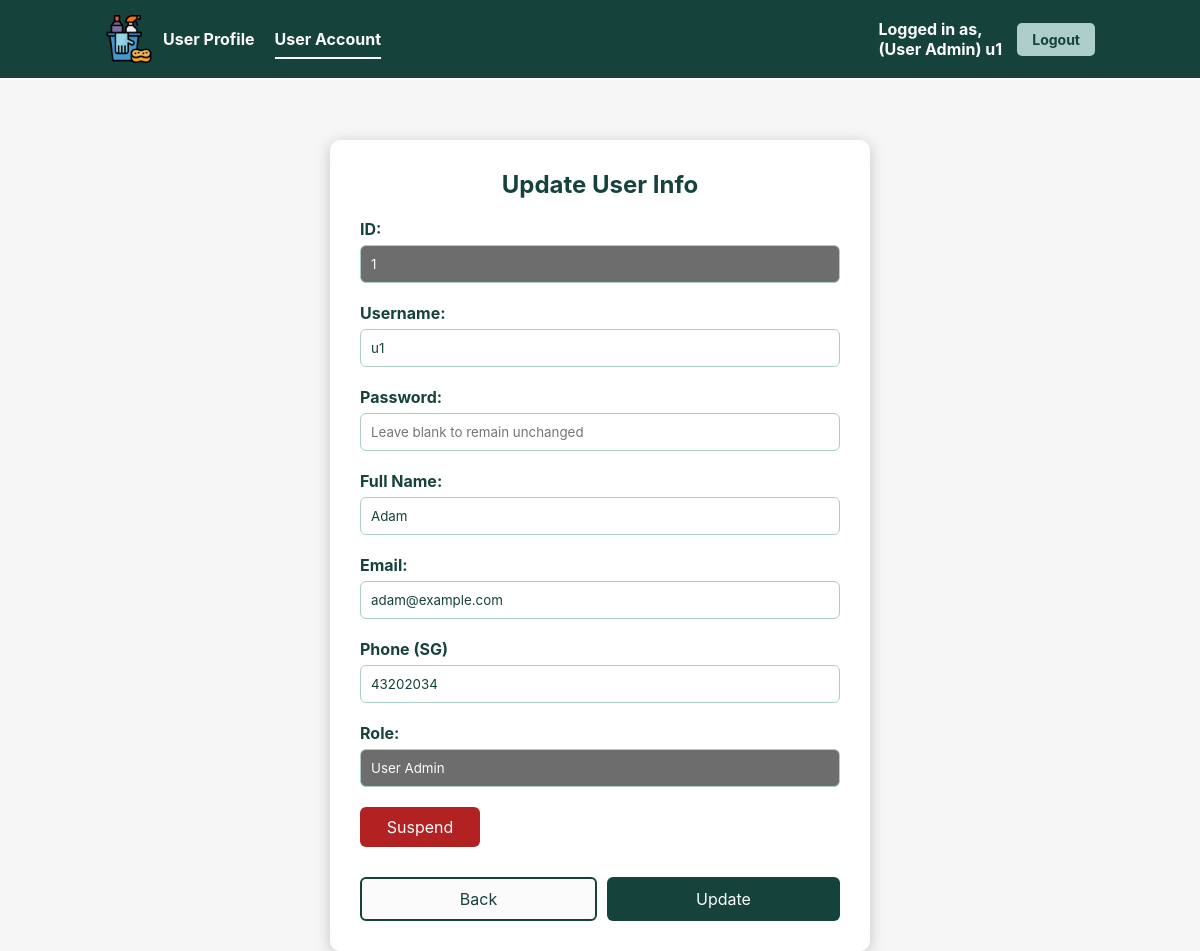
The page /updateUserAccount.php?id=1 (signed in) on the database its author committed.
### tables this page shows
CREATE TABLE UserAccount (
    `id` INT AUTO_INCREMENT,
    `username` VARCHAR(64) NOT NULL,
    `password` VARCHAR(255) NOT NULL,
    `fullName` VARCHAR(64) NOT NULL,
    `email` VARCHAR(64) NOT NULL,
    `phone` VARCHAR(64) NOT NULL,
    `userProfile` VARCHAR(64) NOT NULL,
    `isSuspend` BOOL NOT NULL DEFAULT 0,
    PRIMARY KEY (`id`),
    FOREIGN KEY (`userProfile`) REFERENCES UserProfile(`role`),
    UNIQUE (`username`)
);

### src/entity/UserAccount.php (called while the page is built, shortened)
<?php
class UserAccount {
    protected int $id;
    protected string $username;
    protected string $fullName;
    protected string $email;
    protected string $phone;
    protected string $userProfile;
    protected int $isSuspend;
    public function readUserAccount(int $id): ?UserAccount {
        $db_handle = new Database();
        $db_conn = $db_handle->getConnection();
        try {
            $stmt = $db_conn->prepare("SELECT * FROM `UserAccount` WHERE `id` = :id");
            $stmt->bindParam(':id', $id);
            $execResult = $stmt->execute();
            if ($execResult) {
                $userAccount = $stmt->fetchObject('UserAccount');
                return $userAccount;
            } else {
                return null;
            }
        } catch (PDOException $e) {
            error_log("Database query failed: " . $e->getMessage());
            unset($db_handle);
            return null;
        }
    }
    public function getId(): int { return $this->id; }
    public function getUsername(): string { return $this->username; }
    public function getFullName(): string { return $this->fullName; }
    public function getEmail(): string { return $this->email; }
    public function getPhone(): string { return $this->phone; }
    public function getUserProfile(): string { return $this->userProfile; }
    public function getSuspendStatus(): int { return $this->isSuspend; }
}
?>

### src/controllers/ViewUserAccountController.php (called while the page is built, shortened)
<?php
require_once "entity/UserAccount.php";
class ViewUserAccountController {
    private $userAccount;
    public function __construct() {
        $this->userAccount = new UserAccount();
    }
    public function readUserAccount($id) {
        return $this->userAccount->readUserAccount($id);
    }
}
?>

### src/updateUserAccount.php (the view, shortened to what this page needs)
<?php
require_once 'controllers/ViewUserAccountController.php';
if (!isset($_GET['id'])) {
  header("Location: viewUserAccount.php");
  exit();
} else {
  $controller = new ViewUserAccountController();
  $userAccount = $controller->readUserAccount($_GET['id']);
}
?>
<!DOCTYPE html>
<html lang="en">
<head>
  <link rel="stylesheet" href="css/style.css">
</head>
<body>
  <div class="navbar">
    <div class="navbar-left">
      <img src='img/cleaning-logo.png' alt="Cleaning Logo" width='48px' height='48px'/>
      <a href="viewUserProfile.php">User Profile</a>
      <a href="viewUserAccount.php" class="active">User Account</a>
    </div>
    <div class="navbar-right">
      <span class="navbar-right-text">Logged in as,<br/>(<?php echo htmlspecialchars($_SESSION["userProfile"]); ?>) <?php echo htmlspecialchars($_SESSION["username"]); ?></span>
      <button class="logout-button" onclick="window.location.href='logout.php'">Logout</button>
    </div>
  </div>
  <div class="form-container">
    <h2>Update User Info</h2>
    <br>
    <form action="controllers/UpdateUserAccountController.php" method="post">
      <div class="form-group">
        <label for="id">ID:</label>
        <input type="text" id="id" name="id" value="<?php echo htmlspecialchars($userAccount->getId()); ?>" readonly>
      </div>
      <div class="form-group">
        <label for="username">Username:</label>
        <input type="text" id="username" name="username" value="<?php echo htmlspecialchars($userAccount->getUsername()); ?>" required>
        <span id='usernameValidation' class='text-danger'></span>
      </div>
      <div class="form-group">
        <label for="password">Password:</label>
        <input type="password" id="password" name="password" placeholder="Leave blank to remain unchanged">
        <span id='passwdValidation' class='text-danger'></span>
      </div>
      <div class="form-group">
        <label for="fullName">Full Name:</label>
        <input type="text" id="fullName" name="fullName" value="<?php echo htmlspecialchars($userAccount->getFullName()); ?>" required>
        <span id='fullNameValidation' class='text-danger'></span>
      </div>
      <div class="form-group">
        <label for="email">Email:</label>
        <input type="email" id="email" name="email" value="<?php echo htmlspecialchars($userAccount->getEmail()); ?>" required>
        <span id='emailValidation' class='text-danger'></span>
      </div>
      <div class="form-group">
        <label for="phone">Phone (SG)</label>
        <input type="tel" id="phone" name="phone" pattern="[0-9]{8}" placeholder="Eg: 00000000" value="<?php echo htmlspecialchars($userAccount->getPhone()); ?>" required>
        <span id='phoneValidation' class='text-danger'></span>
      </div>
      <div class="form-group">
        <label for="userProfile">Role:</label>
        <input type="text" id="userProfile" name="userProfile" value="<?php echo htmlspecialchars($userAccount->getUserProfile()); ?>" readonly>
      </div>
      <?php if ($userAccount->getSuspendStatus() == 1) { ?>
        <div class="form-group">
          <button type="button" class="suspend-button-disabled" disabled>Suspend</button>
        </div>
      <?php } else { ?>
        <div class="form-group">
          <button type="button" class="suspend-button" onclick="suspendButtonClicked()">Suspend</button>
        </div>
      <?php } ?>
      <div class="submit-row">
        <button type="button" onclick='window.location.href="viewUserAccount.php"' class="back-button">Back</button>
        <button type="submit" id="submit-button" class="submit-button">Update</button>
      </div>
    </form>
  </div>
</body>
</html>

### src/css/style.css (style rules this page uses)
* { margin: 0px; padding: 0px; box-sizing: border-box; font-family: 'Inter', 'Segoe UI', sans-serif; }
body { height: 100vh; background-color: #F6F6F6; }
.text-danger { color: #B22222; padding: 2px }
.navbar { background-color: #16423C; padding: 15px 0; display: flex; justify-content: space-between; align-items: center; border-bottom: 2px solid #FBFBFB; }
.navbar-left { display: flex; align-items: center; margin-left: 105px; }
.navbar-left img { margin-right: 10px; }
.navbar-left a { color: #FBFBFB; text-decoration: none; margin-right: 20px; padding: 10px 0; position: relative; font-weight: bold; }
.navbar-left a.active::after { content: ''; position: absolute; bottom: 0; left: 0; width: 100%; height: 2px; background-color: #FBFBFB; }
.navbar-right { display: flex; align-items: center; margin-right: 105px; }
.navbar-right-text { margin-right: 15px; color: #FBFBFB; font-weight: bold; }
.logout-button { background-color: #ADCDC8; color: #16423C; border: none; padding: 8px 15px; border-radius: 5px; cursor: pointer; font-size: 14px; font-weight: bold; }
h2 { text-align: center; color: #16423C; }
.form-container { position: relative; width: 540px; height: auto; max-width: 600px; margin: auto; margin-top: 5%; background-color: white; padding: 30px; border-radius: 10px; box-shadow: 0px 3px 15px rgba(0,0,0,0.2); }
.form-group label { font-weight: bold; color: #16423C; }
.form-group input[type="text"], .form-group input[type="number"], .form-group input[type="password"], .form-group input[type="email"], .form-group input[type="tel"] { width: 100%; padding: 10px; border: 1px solid #ADCDC8; color: #16423C; border-radius: 6px; margin-top: 6px; }
.form-group input[readonly] { background-color: #6e6d6d; color: #FBFBFB; cursor: not-allowed; }
.form-group { margin-bottom: 20px; }
.submit-row { display: flex; justify-content: space-between; gap: 10px; margin-top: 30px; }
.suspend-button { background-color: #B22222; color: #FBFBFB; padding: 10px; font-size: 16px; border: none; border-radius: 6px; cursor: pointer; width: 25%; }
.back-button { flex: 1; background-color: #FBFBFB; color: #16423C; border: 2px solid #16423C; border-radius: 6px; padding: 10px; font-size: 16px; cursor: pointer; transition: 0.2s ease; text-align: center; text-decoration: none; }
.submit-button { flex: 1; background-color: #16423C; color: #FBFBFB; padding: 10px; font-size: 16px; border: none; border-radius: 6px; cursor: pointer; }

### rows shown on the page
useraccount: id "1", username "u1", fullName "Adam", email "adam@example.com", phone "43202034", userProfile "User Admin"

### other values the page prints
$_SESSION["userProfile"] "User Admin"
$_SESSION["username"] "u1"
